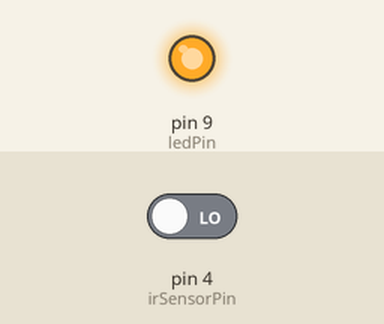
This sketch was run on a simulated Arduino Uno, built with avr-gcc and run on an emulated ATmega328P. Shown: output pins drawn as LEDs (lit = HIGH). The test bench sets the inputs (shaded band); at power-on: pin 4 (irSensorPin) LOW.

Above: at 1.2 s.
1.3 s: pin 4 (irSensorPin) driven HIGH
At 1.6 s:
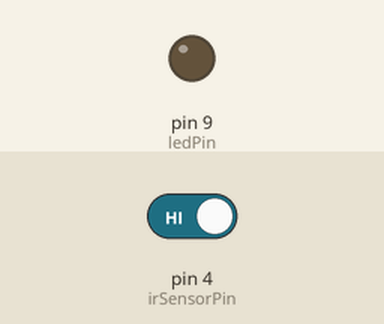
2.8 s: pin 4 (irSensorPin) driven LOW
At 4.0 s:
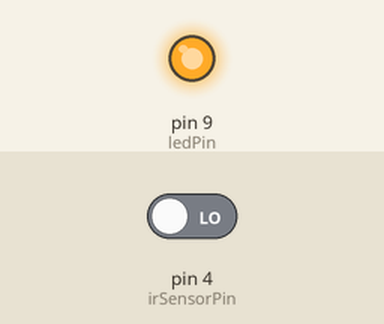
Timing chart, 0 to 5.8 s (numbered marks = the images above; inputs shaded):
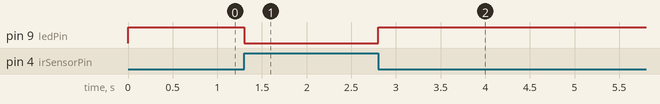

Measured:
- after the input at 1.3 s, pin 9 (ledPin): HIGH → LOW at once
- after the input at 2.8 s, pin 9 (ledPin): LOW → HIGH at once

The sketch:

IRSensorUnitTest.ino
```cpp
int irSensorPin = 4;
int ledPin = 9;

void setup(){
  pinMode(irSensorPin, INPUT);
  pinMode(ledPin, OUTPUT);
}

void loop(){
  int sensorStatus = digitalRead(irSensorPin);
  if (sensorStatus == HIGH) // read sensor status
  {
    // if the pin is high turn off the onboard Led
    digitalWrite(ledPin, LOW);
  }
  else  {
    //else turn on the onboard LED
    digitalWrite(ledPin, HIGH);
}
}
```
